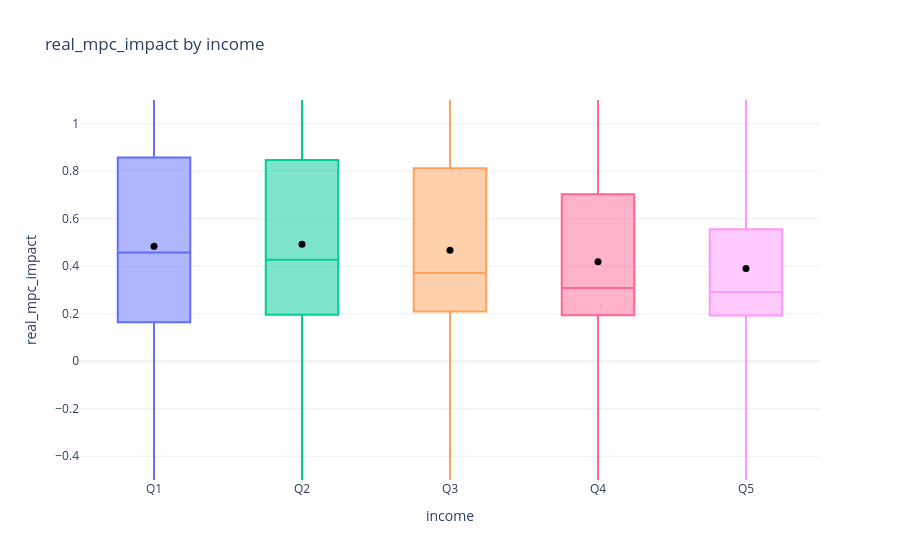
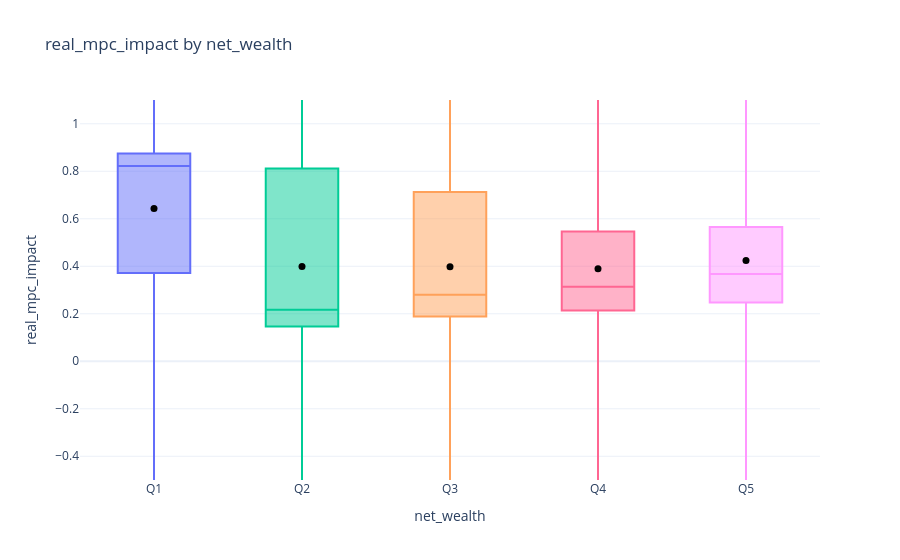
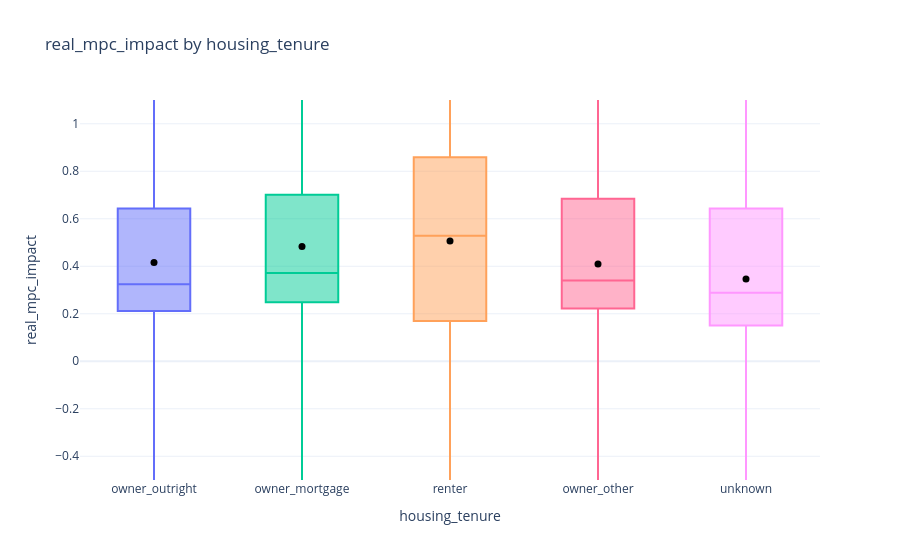
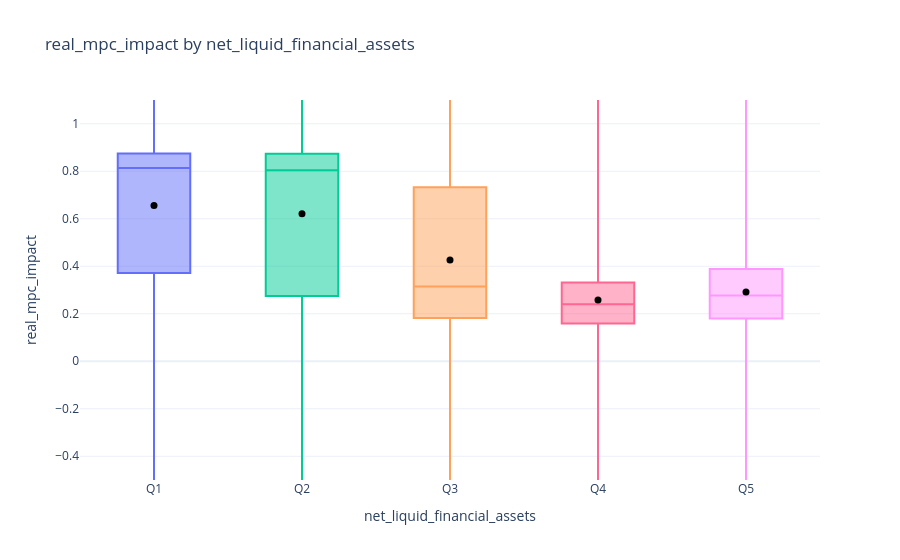

The notebook cell these images were saved under, in order:
### Markdown cell above
## Results and plots

### Code cell
if outputs is not None:
    panel = pd.read_csv(outputs["analysis_dir"] / "household_mpc_panel.csv")
    summary = pd.read_csv(outputs["analysis_dir"] / "household_mpc_summary.csv")
    identified_cumulative = panel["cumulative_mpc_identified"].fillna(False).astype(bool)
    # identified_cumulative = pd.Series(True, index=panel.index)
    plot_panel = panel.copy()
    plot_panel["real_cmpc_4q"] = plot_panel["real_cmpc_4q"].where(identified_cumulative)
    plot_mpc_panel(
        plot_panel,
        variables=[
            "income",
            "net_wealth",
            "housing_tenure",
            "net_liquid_financial_assets",
            "illiquid_financial_assets",
            "housing_wealth",
        ],
        mpc_columns=["real_mpc_impact", "real_cmpc_4q"],
        # mpc_columns=["cash_real_mpc_impact", "cash_real_cmpc_4q"],
        plot_kind="box_only",
        y_range=(-0.5, 1.1),
        winsor_quantiles=(0, 1),
        # winsor_quantiles=(0.01, 0.99),
        winsor_mode="trim",
        output_dir=outputs["analysis_dir"] / "plots",
        output_format="png",
    )
    summary

### Figure 1 — Plotly figure (JSON) as saved in the notebook; plotly's stock layout.template omitted (floating-point values rounded to 4 significant figures; data arrays with more than 128 entries replaced by an {"elided": "..."} marker saying what was removed)
{"data": [{"boxpoints": false, "name": "Q1", "type": "box", "y": {"elided": "27713 float values"}}, {"marker": {"color": "black", "size": 7}, "mode": "markers", "name": "Q1 mean", "showlegend": false, "type": "scatter", "x": ["Q1"], "y": [0.4837]}, {"boxpoints": false, "name": "Q2", "type": "box", "y": {"elided": "27713 float values"}}, {"marker": {"color": "black", "size": 7}, "mode": "markers", "name": "Q2 mean", "showlegend": false, "type": "scatter", "x": ["Q2"], "y": [0.4929]}, {"boxpoints": false, "name": "Q3", "type": "box", "y": {"elided": "27713 float values"}}, {"marker": {"color": "black", "size": 7}, "mode": "markers", "name": "Q3 mean", "showlegend": false, "type": "scatter", "x": ["Q3"], "y": [0.4677]}, {"boxpoints": false, "name": "Q4", "type": "box", "y": {"elided": "27713 float values"}}, {"marker": {"color": "black", "size": 7}, "mode": "markers", "name": "Q4 mean", "showlegend": false, "type": "scatter", "x": ["Q4"], "y": [0.4189]}, {"boxpoints": false, "name": "Q5", "type": "box", "y": {"elided": "27713 float values"}}, {"marker": {"color": "black", "size": 7}, "mode": "markers", "name": "Q5 mean", "showlegend": false, "type": "scatter", "x": ["Q5"], "y": [0.3905]}], "layout": {"showlegend": false, "title": {"text": "real_mpc_impact by income"}, "xaxis": {"categoryarray": ["Q1", "Q2", "Q3", "Q4", "Q5"], "categoryorder": "array", "title": {"text": "income"}}, "yaxis": {"range": [-0.5, 1.1], "title": {"text": "real_mpc_impact"}}}}

### Figure 2 — Plotly figure (JSON) as saved in the notebook; plotly's stock layout.template omitted (floating-point values rounded to 4 significant figures; data arrays with more than 128 entries replaced by an {"elided": "..."} marker saying what was removed)
{"data": [{"boxpoints": false, "name": "Q1", "type": "box", "y": {"elided": "27713 float values"}}, {"marker": {"color": "black", "size": 7}, "mode": "markers", "name": "Q1 mean", "showlegend": false, "type": "scatter", "x": ["Q1"], "y": [0.6433]}, {"boxpoints": false, "name": "Q2", "type": "box", "y": {"elided": "27713 float values"}}, {"marker": {"color": "black", "size": 7}, "mode": "markers", "name": "Q2 mean", "showlegend": false, "type": "scatter", "x": ["Q2"], "y": [0.3987]}, {"boxpoints": false, "name": "Q3", "type": "box", "y": {"elided": "27713 float values"}}, {"marker": {"color": "black", "size": 7}, "mode": "markers", "name": "Q3 mean", "showlegend": false, "type": "scatter", "x": ["Q3"], "y": [0.3974]}, {"boxpoints": false, "name": "Q4", "type": "box", "y": {"elided": "27713 float values"}}, {"marker": {"color": "black", "size": 7}, "mode": "markers", "name": "Q4 mean", "showlegend": false, "type": "scatter", "x": ["Q4"], "y": [0.3898]}, {"boxpoints": false, "name": "Q5", "type": "box", "y": {"elided": "27713 float values"}}, {"marker": {"color": "black", "size": 7}, "mode": "markers", "name": "Q5 mean", "showlegend": false, "type": "scatter", "x": ["Q5"], "y": [0.4245]}], "layout": {"showlegend": false, "title": {"text": "real_mpc_impact by net_wealth"}, "xaxis": {"categoryarray": ["Q1", "Q2", "Q3", "Q4", "Q5"], "categoryorder": "array", "title": {"text": "net_wealth"}}, "yaxis": {"range": [-0.5, 1.1], "title": {"text": "real_mpc_impact"}}}}

### Figure 3 — Plotly figure (JSON) as saved in the notebook; plotly's stock layout.template omitted (floating-point values rounded to 4 significant figures; data arrays with more than 128 entries replaced by an {"elided": "..."} marker saying what was removed)
{"data": [{"boxpoints": false, "name": "owner_outright", "type": "box", "y": {"elided": "78719 float values"}}, {"marker": {"color": "black", "size": 7}, "mode": "markers", "name": "owner_outright mean", "showlegend": false, "type": "scatter", "x": ["owner_outright"], "y": [0.4162]}, {"boxpoints": false, "name": "owner_mortgage", "type": "box", "y": {"elided": "3969 float values"}}, {"marker": {"color": "black", "size": 7}, "mode": "markers", "name": "owner_mortgage mean", "showlegend": false, "type": "scatter", "x": ["owner_mortgage"], "y": [0.4828]}, {"boxpoints": false, "name": "renter", "type": "box", "y": {"elided": "51587 float values"}}, {"marker": {"color": "black", "size": 7}, "mode": "markers", "name": "renter mean", "showlegend": false, "type": "scatter", "x": ["renter"], "y": [0.5061]}, {"boxpoints": false, "name": "owner_other", "type": "box", "y": {"elided": "2913 float values"}}, {"marker": {"color": "black", "size": 7}, "mode": "markers", "name": "owner_other mean", "showlegend": false, "type": "scatter", "x": ["owner_other"], "y": [0.4097]}, {"boxpoints": false, "name": "unknown", "type": "box", "y": {"elided": "1377 float values"}}, {"marker": {"color": "black", "size": 7}, "mode": "markers", "name": "unknown mean", "showlegend": false, "type": "scatter", "x": ["unknown"], "y": [0.3466]}], "layout": {"showlegend": false, "title": {"text": "real_mpc_impact by housing_tenure"}, "xaxis": {"categoryarray": ["owner_outright", "owner_mortgage", "renter", "owner_other", "unknown"], "categoryorder": "array", "title": {"text": "housing_tenure"}}, "yaxis": {"range": [-0.5, 1.1], "title": {"text": "real_mpc_impact"}}}}

### Figure 4 — Plotly figure (JSON) as saved in the notebook; plotly's stock layout.template omitted (floating-point values rounded to 4 significant figures; data arrays with more than 128 entries replaced by an {"elided": "..."} marker saying what was removed)
{"data": [{"boxpoints": false, "name": "Q1", "type": "box", "y": {"elided": "27713 float values"}}, {"marker": {"color": "black", "size": 7}, "mode": "markers", "name": "Q1 mean", "showlegend": false, "type": "scatter", "x": ["Q1"], "y": [0.656]}, {"boxpoints": false, "name": "Q2", "type": "box", "y": {"elided": "27713 float values"}}, {"marker": {"color": "black", "size": 7}, "mode": "markers", "name": "Q2 mean", "showlegend": false, "type": "scatter", "x": ["Q2"], "y": [0.6213]}, {"boxpoints": false, "name": "Q3", "type": "box", "y": {"elided": "27713 float values"}}, {"marker": {"color": "black", "size": 7}, "mode": "markers", "name": "Q3 mean", "showlegend": false, "type": "scatter", "x": ["Q3"], "y": [0.4266]}, {"boxpoints": false, "name": "Q4", "type": "box", "y": {"elided": "27713 float values"}}, {"marker": {"color": "black", "size": 7}, "mode": "markers", "name": "Q4 mean", "showlegend": false, "type": "scatter", "x": ["Q4"], "y": [0.2578]}, {"boxpoints": false, "name": "Q5", "type": "box", "y": {"elided": "27713 float values"}}, {"marker": {"color": "black", "size": 7}, "mode": "markers", "name": "Q5 mean", "showlegend": false, "type": "scatter", "x": ["Q5"], "y": [0.292]}], "layout": {"showlegend": false, "title": {"text": "real_mpc_impact by net_liquid_financial_assets"}, "xaxis": {"categoryarray": ["Q1", "Q2", "Q3", "Q4", "Q5"], "categoryorder": "array", "title": {"text": "net_liquid_financial_assets"}}, "yaxis": {"range": [-0.5, 1.1], "title": {"text": "real_mpc_impact"}}}}
